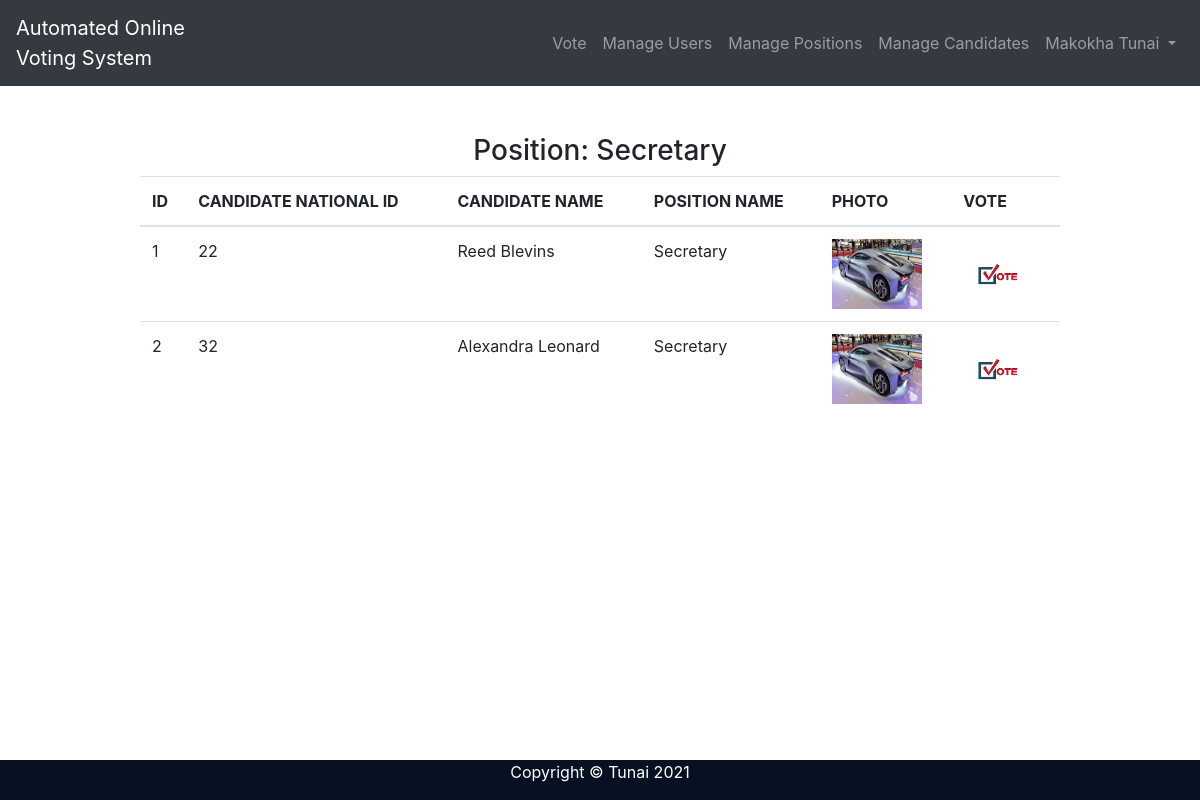
The page /voting-system/secretary_position.php (signed in) on the database its author committed.
### tables this page shows
CREATE TABLE `candidate` (
  `id` int(5) NOT NULL,
  `user_id` int(5) NOT NULL,
  `position_id` int(5) NOT NULL
);

CREATE TABLE `user` (
  `id` int(5) NOT NULL,
  `national_id` int(6) NOT NULL,
  `names` varchar(50) NOT NULL,
  `password` varchar(100) NOT NULL,
  `email` varchar(20) NOT NULL,
  `phone_no` varchar(15) NOT NULL,
  `locality` varchar(50) NOT NULL,
  `photo` varchar(50) NOT NULL,
  `admin` tinyint(1) NOT NULL DEFAULT 0
);

CREATE TABLE `position` (
  `id` int(5) NOT NULL,
  `name` varchar(20) NOT NULL
);

### voting-system/secretary_position.php (the view, shortened to what this page needs)
<?php
require 'connect.php';
$sql = "SELECT user.names, user.national_id, user.photo, position.name, candidate.position_id, candidate.id as candidate_id FROM user, position,
candidate WHERE user.id = candidate.user_id and position.id = candidate.position_id and position.name = 'Secretary'";
$result1 = mysqli_query($con, $sql) or die(mysqli_error($con));
$rows1 = mysqli_fetch_all($result1, 1);
?>
<!doctype html>
<html lang="en">
<head>
    <link rel="stylesheet" href="css/bootstrap.min.css">
</head>
<body>
<?php include 'nav.php'?>
<div class="container mt-5">
    <div class="row justify-content-center">
        <div class="col-sm-10">
            <h3 class="text-center"> Position: Secretary</h3>
            <table class="table" id="example">
                <thead>
                <tr>
                    <th>ID</th>
                    <th>CANDIDATE NATIONAL ID</th>
                    <th>CANDIDATE NAME</th>
                    <th>POSITION NAME</th>
                    <th>PHOTO</th>
                    <th>VOTE</th>
                </tr>
                </thead>
                <tbody>
                <?php $counter = 1 ?>
                <?php foreach ($rows1 as $secretary): ?>
                    <tr>
                        <td><?= $counter++ ?></td>
                        <td><?= $secretary["national_id"] ?></td>
                        <td><?= $secretary["names"] ?></td>
                        <td><?= $secretary["name"] ?></td>
                        <td><img src="<?= $secretary['photo'] ?>" width="90" height="70" alt="<?= $secretary["names"] ?>"></td>
                        <td><a href="save_vote.php?position=<?=$secretary["position_id"]?>&candidate=<?=$secretary["candidate_id"]?>
"><img src="uploads/download.png" height="70px" width="70px" alt=""></a>
                        </td>
                    </tr>
                <?php endforeach; ?>
                </tbody>
            </table>
        </div>
    </div>
</div>
<?php include 'footer.php'?>
</body>
</html>

### rows shown on the page
candidate: user.national_id "22", user.names "Reed Blevins", position.name "Secretary", user.photo (picture)
candidate: user.national_id "32", user.names "Alexandra Leonard", position.name "Secretary", user.photo (picture)

### other values the page prints
$_SESSION['names'] "Makokha Tunai"
